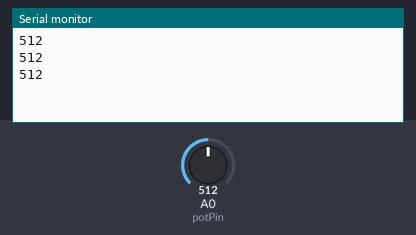
A sketch run on a simulated Arduino Uno, built with avr-gcc and run on an emulated ATmega328P. Parts: the last lines printed to the serial monitor. Inputs (shaded band) come from the test bench; at power-on: A0 (potPin) = 512.

Above: at 1.3 s.
1.4 s: A0 (potPin) set to 716
At 1.9 s:
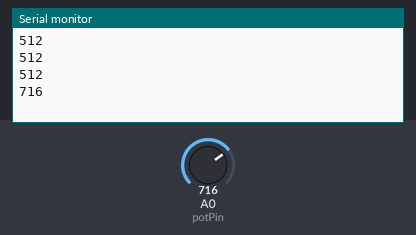
2.9 s: A0 (potPin) set to 900
At 3.4 s:
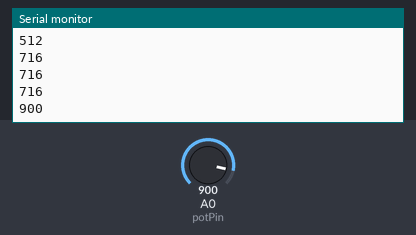
Timing chart, 0 to 5.9 s (numbered marks = the images above; inputs shaded):
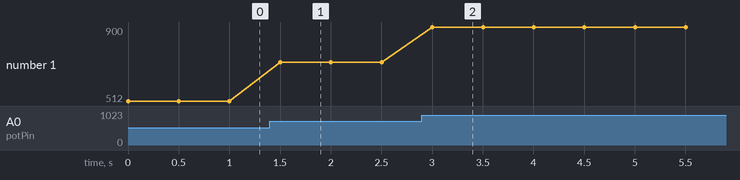

The sketch:

Lab03-3.ino
```cpp
const byte potPin = 14;
int val;

void setup(){
  Serial.begin(9600);
}

void loop(){
  val = analogRead(potPin);
  Serial.println(val);
  delay(500);
}
```

Measured:
- after the input at 1.4 s, the serial monitor: prints a new line after 0.10 s (image 1)
- after the input at 2.9 s, the serial monitor: prints a new line after 0.10 s (image 2)
- plotted number 1: 512 → 716 after the input at 1.4 s, 716 → 900 after the input at 2.9 s
